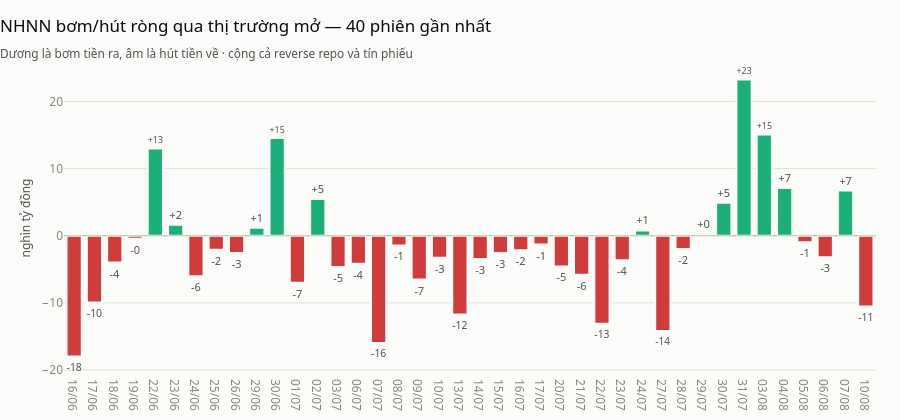

Here is the notebook cell this chart was saved with:
### Code cell
theo_ngay = (
    bom_hut.groupby("date", observed=True)["value"].sum().div(1e12).rename("nghin_ty").reset_index()
)
print(f"Bơm/hút ròng 6 tháng: tổng {theo_ngay['nghin_ty'].sum():+,.1f} nghìn tỷ đồng")

thanh_doi_mau(
    theo_ngay.tail(40).assign(nhan=lambda d: d["date"].dt.strftime("%d/%m")),
    x="nhan",
    y="nghin_ty",
    tieu_de="NHNN bơm/hút ròng qua thị trường mở — 40 phiên gần nhất",
    phu_de="Dương là bơm tiền ra, âm là hút tiền về · cộng cả reverse repo và tín phiếu",
    nhan_y="nghìn tỷ đồng",
    dinh_dang_nhan="{:+.0f}",
)

### Figure 1 — Plotly figure (JSON) as saved in the notebook; plotly's stock layout.template omitted (floating-point values rounded to 4 significant figures)
{"data": [{"cliponaxis": false, "hovertemplate": "%{x}<br>%{y:,.2f}<extra></extra>", "marker": {"color": ["#d03b3b", "#d03b3b", "#d03b3b", "#d03b3b", "#1baf7a", "#1baf7a", "#d03b3b", "#d03b3b", "#d03b3b", "#1baf7a", "#1baf7a", "#d03b3b", "#1baf7a", "#d03b3b", "#d03b3b", "#d03b3b", "#d03b3b", "#d03b3b", "#d03b3b", "#d03b3b", "#d03b3b", "#d03b3b", "#d03b3b", "#d03b3b", "#d03b3b", "#d03b3b", "#d03b3b", "#d03b3b", "#1baf7a", "#d03b3b", "#d03b3b", "#1baf7a", "#1baf7a", "#1baf7a", "#1baf7a", "#1baf7a", "#d03b3b", "#d03b3b", "#1baf7a", "#d03b3b"], "line": {"color": "#fcfcfb", "width": 2}}, "text": ["-18", "-10", "-4", "-0", "+13", "+2", "-6", "-2", "-3", "+1", "+15", "-7", "+5", "-5", "-4", "-16", "-1", "-7", "-3", "-12", "-3", "-3", "-2", "-1", "-5", "-6", "-13", "-4", "+1", "-14", "-2", "+0", "+5", "+23", "+15", "+7", "-1", "-3", "+7", "-11"], "textfont": {"color": "#52514e", "size": 11}, "textposition": "outside", "type": "bar", "x": ["16/06", "17/06", "18/06", "19/06", "22/06", "23/06", "24/06", "25/06", "26/06", "29/06", "30/06", "01/07", "02/07", "03/07", "06/07", "07/07", "08/07", "09/07", "10/07", "13/07", "14/07", "15/07", "16/07", "17/07", "20/07", "21/07", "22/07", "23/07", "24/07", "27/07", "28/07", "29/07", "30/07", "31/07", "03/08", "04/08", "05/08", "06/08", "07/08", "10/08"], "y": [-18.0, -9.938, -4.0, -0.4558, 13.0, 1.628, -6.027, -2.087, -2.552, 1.2, 14.55, -7.0, 5.467, -4.67, -4.18, -15.96, -1.438, -6.521, -3.276, -11.73, -3.481, -2.562, -2.149, -1.308, -4.57, -5.812, -13.1, -3.66, 0.7916, -14.19, -1.958, 0.2837, 4.9, 23.29, 15.07, 7.117, -0.9758, -3.211, 6.73, -10.53]}], "layout": {"bargap": 0.25, "height": 420, "shapes": [{"line": {"color": "#c3c2b7", "width": 1}, "type": "line", "x0": 0, "x1": 1, "xref": "x domain", "y0": 0, "y1": 0, "yref": "y"}], "showlegend": false, "title": {"text": "NHNN bơm/hút ròng qua thị trường mở — 40 phiên gần nhất<br><sub style='color:#52514e'>Dương là bơm tiền ra, âm là hút tiền về · cộng cả reverse repo và tín phiếu</sub>"}, "yaxis": {"title": {"text": "nghìn tỷ đồng"}}}}
